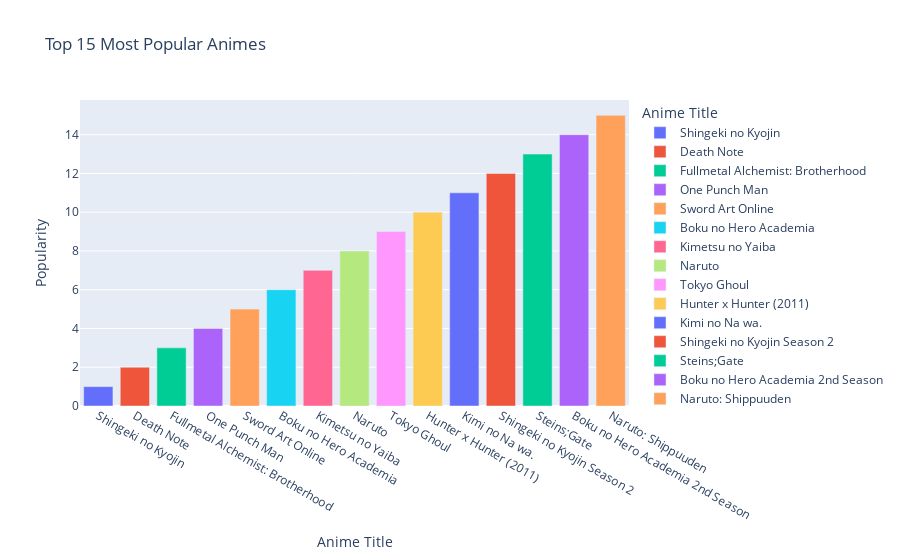

Write notebook code for a chart like this one.
### Code cell
# Filter out anime titles with popularity value 0
df_valid_popularity = data[data['Popularity'] > 0]

# Sort the dataframe by popularity and select the top 15
top_10_popular = df_valid_popularity.sort_values(by = 'Popularity', ascending = True).head(15)

# Bar chart of top 15 anime based on popularity
fig = px.bar(top_10_popular, x = 'Name', y = 'Popularity',
             labels = {'Name': 'Anime Title', 'Popularity': 'Popularity'},
             title = 'Top 15 Most Popular Animes',
             color = 'Name')
# Note:- Less the popularity no. is more popular is the anime. (Popularity indicates rank of the anime.)
fig.show()

### Figure 1 — Plotly figure (JSON) as saved in the notebook; plotly's stock layout.template omitted (floating-point values rounded to 4 significant figures)
{"data": [{"alignmentgroup": "True", "hovertemplate": "Anime Title=%{x}<br>Popularity=%{y}<extra></extra>", "legendgroup": "Shingeki no Kyojin", "marker": {"color": "#636efa", "pattern": {"shape": ""}}, "name": "Shingeki no Kyojin", "offsetgroup": "Shingeki no Kyojin", "orientation": "v", "showlegend": true, "textposition": "auto", "type": "bar", "x": ["Shingeki no Kyojin"], "xaxis": "x", "y": [1], "yaxis": "y"}, {"alignmentgroup": "True", "hovertemplate": "Anime Title=%{x}<br>Popularity=%{y}<extra></extra>", "legendgroup": "Death Note", "marker": {"color": "#EF553B", "pattern": {"shape": ""}}, "name": "Death Note", "offsetgroup": "Death Note", "orientation": "v", "showlegend": true, "textposition": "auto", "type": "bar", "x": ["Death Note"], "xaxis": "x", "y": [2], "yaxis": "y"}, {"alignmentgroup": "True", "hovertemplate": "Anime Title=%{x}<br>Popularity=%{y}<extra></extra>", "legendgroup": "Fullmetal Alchemist: Brotherhood", "marker": {"color": "#00cc96", "pattern": {"shape": ""}}, "name": "Fullmetal Alchemist: Brotherhood", "offsetgroup": "Fullmetal Alchemist: Brotherhood", "orientation": "v", "showlegend": true, "textposition": "auto", "type": "bar", "x": ["Fullmetal Alchemist: Brotherhood"], "xaxis": "x", "y": [3], "yaxis": "y"}, {"alignmentgroup": "True", "hovertemplate": "Anime Title=%{x}<br>Popularity=%{y}<extra></extra>", "legendgroup": "One Punch Man", "marker": {"color": "#ab63fa", "pattern": {"shape": ""}}, "name": "One Punch Man", "offsetgroup": "One Punch Man", "orientation": "v", "showlegend": true, "textposition": "auto", "type": "bar", "x": ["One Punch Man"], "xaxis": "x", "y": [4], "yaxis": "y"}, {"alignmentgroup": "True", "hovertemplate": "Anime Title=%{x}<br>Popularity=%{y}<extra></extra>", "legendgroup": "Sword Art Online", "marker": {"color": "#FFA15A", "pattern": {"shape": ""}}, "name": "Sword Art Online", "offsetgroup": "Sword Art Online", "orientation": "v", "showlegend": true, "textposition": "auto", "type": "bar", "x": ["Sword Art Online"], "xaxis": "x", "y": [5], "yaxis": "y"}, {"alignmentgroup": "True", "hovertemplate": "Anime Title=%{x}<br>Popularity=%{y}<extra></extra>", "legendgroup": "Boku no Hero Academia", "marker": {"color": "#19d3f3", "pattern": {"shape": ""}}, "name": "Boku no Hero Academia", "offsetgroup": "Boku no Hero Academia", "orientation": "v", "showlegend": true, "textposition": "auto", "type": "bar", "x": ["Boku no Hero Academia"], "xaxis": "x", "y": [6], "yaxis": "y"}, {"alignmentgroup": "True", "hovertemplate": "Anime Title=%{x}<br>Popularity=%{y}<extra></extra>", "legendgroup": "Kimetsu no Yaiba", "marker": {"color": "#FF6692", "pattern": {"shape": ""}}, "name": "Kimetsu no Yaiba", "offsetgroup": "Kimetsu no Yaiba", "orientation": "v", "showlegend": true, "textposition": "auto", "type": "bar", "x": ["Kimetsu no Yaiba"], "xaxis": "x", "y": [7], "yaxis": "y"}, {"alignmentgroup": "True", "hovertemplate": "Anime Title=%{x}<br>Popularity=%{y}<extra></extra>", "legendgroup": "Naruto", "marker": {"color": "#B6E880", "pattern": {"shape": ""}}, "name": "Naruto", "offsetgroup": "Naruto", "orientation": "v", "showlegend": true, "textposition": "auto", "type": "bar", "x": ["Naruto"], "xaxis": "x", "y": [8], "yaxis": "y"}, {"alignmentgroup": "True", "hovertemplate": "Anime Title=%{x}<br>Popularity=%{y}<extra></extra>", "legendgroup": "Tokyo Ghoul", "marker": {"color": "#FF97FF", "pattern": {"shape": ""}}, "name": "Tokyo Ghoul", "offsetgroup": "Tokyo Ghoul", "orientation": "v", "showlegend": true, "textposition": "auto", "type": "bar", "x": ["Tokyo Ghoul"], "xaxis": "x", "y": [9], "yaxis": "y"}, {"alignmentgroup": "True", "hovertemplate": "Anime Title=%{x}<br>Popularity=%{y}<extra></extra>", "legendgroup": "Hunter x Hunter (2011)", "marker": {"color": "#FECB52", "pattern": {"shape": ""}}, "name": "Hunter x Hunter (2011)", "offsetgroup": "Hunter x Hunter (2011)", "orientation": "v", "showlegend": true, "textposition": "auto", "type": "bar", "x": ["Hunter x Hunter (2011)"], "xaxis": "x", "y": [10], "yaxis": "y"}, {"alignmentgroup": "True", "hovertemplate": "Anime Title=%{x}<br>Popularity=%{y}<extra></extra>", "legendgroup": "Kimi no Na wa.", "marker": {"color": "#636efa", "pattern": {"shape": ""}}, "name": "Kimi no Na wa.", "offsetgroup": "Kimi no Na wa.", "orientation": "v", "showlegend": true, "textposition": "auto", "type": "bar", "x": ["Kimi no Na wa."], "xaxis": "x", "y": [11], "yaxis": "y"}, {"alignmentgroup": "True", "hovertemplate": "Anime Title=%{x}<br>Popularity=%{y}<extra></extra>", "legendgroup": "Shingeki no Kyojin Season 2", "marker": {"color": "#EF553B", "pattern": {"shape": ""}}, "name": "Shingeki no Kyojin Season 2", "offsetgroup": "Shingeki no Kyojin Season 2", "orientation": "v", "showlegend": true, "textposition": "auto", "type": "bar", "x": ["Shingeki no Kyojin Season 2"], "xaxis": "x", "y": [12], "yaxis": "y"}, {"alignmentgroup": "True", "hovertemplate": "Anime Title=%{x}<br>Popularity=%{y}<extra></extra>", "legendgroup": "Steins;Gate", "marker": {"color": "#00cc96", "pattern": {"shape": ""}}, "name": "Steins;Gate", "offsetgroup": "Steins;Gate", "orientation": "v", "showlegend": true, "textposition": "auto", "type": "bar", "x": ["Steins;Gate"], "xaxis": "x", "y": [13], "yaxis": "y"}, {"alignmentgroup": "True", "hovertemplate": "Anime Title=%{x}<br>Popularity=%{y}<extra></extra>", "legendgroup": "Boku no Hero Academia 2nd Season", "marker": {"color": "#ab63fa", "pattern": {"shape": ""}}, "name": "Boku no Hero Academia 2nd Season", "offsetgroup": "Boku no Hero Academia 2nd Season", "orientation": "v", "showlegend": true, "textposition": "auto", "type": "bar", "x": ["Boku no Hero Academia 2nd Season"], "xaxis": "x", "y": [14], "yaxis": "y"}, {"alignmentgroup": "True", "hovertemplate": "Anime Title=%{x}<br>Popularity=%{y}<extra></extra>", "legendgroup": "Naruto: Shippuuden", "marker": {"color": "#FFA15A", "pattern": {"shape": ""}}, "name": "Naruto: Shippuuden", "offsetgroup": "Naruto: Shippuuden", "orientation": "v", "showlegend": true, "textposition": "auto", "type": "bar", "x": ["Naruto: Shippuuden"], "xaxis": "x", "y": [15], "yaxis": "y"}], "layout": {"barmode": "relative", "legend": {"title": {"text": "Anime Title"}, "tracegroupgap": 0}, "title": {"text": "Top 15 Most Popular Animes"}, "xaxis": {"anchor": "y", "categoryarray": ["Shingeki no Kyojin", "Death Note", "Fullmetal Alchemist: Brotherhood", "One Punch Man", "Sword Art Online", "Boku no Hero Academia", "Kimetsu no Yaiba", "Naruto", "Tokyo Ghoul", "Hunter x Hunter (2011)", "Kimi no Na wa.", "Shingeki no Kyojin Season 2", "Steins;Gate", "Boku no Hero Academia 2nd Season", "Naruto: Shippuuden"], "categoryorder": "array", "domain": [0, 1], "title": {"text": "Anime Title"}}, "yaxis": {"anchor": "x", "domain": [0, 1], "title": {"text": "Popularity"}}}}
